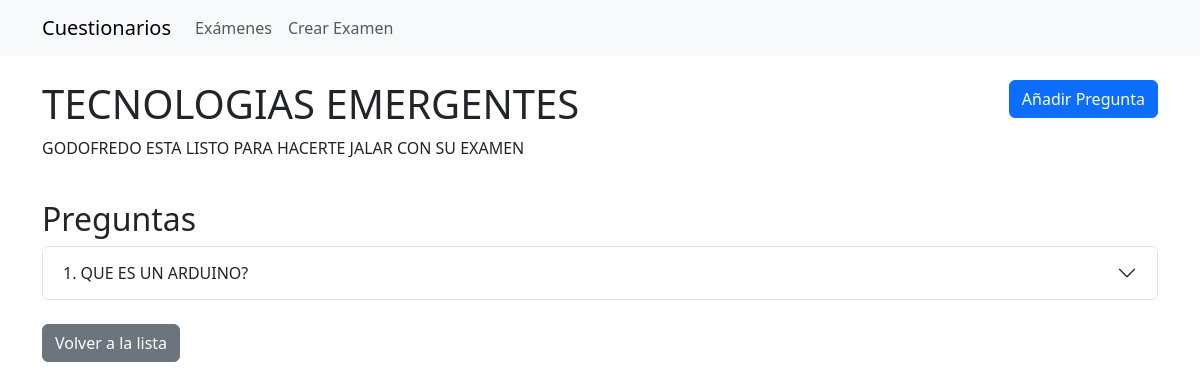
/exam/3/, run on the app's committed database.
### quiz/models.py (models this page shows, shortened)
class Exam(models.Model):
    title = models.CharField(max_length=200, verbose_name="Título")
    description = models.TextField(blank=True, verbose_name="Descripción")
    created_date = models.DateTimeField(auto_now_add=True)

class Question(models.Model):
    exam = models.ForeignKey(Exam, on_delete=models.CASCADE, related_name='questions')
    text = models.TextField(verbose_name="Texto de la pregunta")

### quiz/views.py (the view)
# urls.py: path('exam/<int:exam_id>/', views.exam_detail, name='exam_detail'),
def exam_detail(request, exam_id):
    exam = get_object_or_404(Exam, id=exam_id)
    questions = exam.questions.all().prefetch_related('choices')
    return render(request, 'quiz/exam_detail.html', {'exam': exam, 'questions': questions})

### quiz/templates/quiz/exam_detail.html (shortened to what this page needs)
{% extends "base.html" %}
{% block content %}
<div class="row mb-4">
    <div class="col-md-8">
        <h1>{{ exam.title }}</h1>
        <p>{{ exam.description }}</p>
    </div>
    <div class="col-md-4 text-end">
        <a href="{% url 'question_create' exam.id %}" class="btn btn-primary">Añadir Pregunta</a>
    </div>
</div>
<div class="mb-4">
    <h2>Preguntas</h2>
    {% if questions %}
        <div class="accordion" id="accordionQuestions">
            {% for question in questions %}
                <div class="accordion-item">
                    <h2 class="accordion-header">
                        <button class="accordion-button collapsed" type="button" data-bs-toggle="collapse" data-bs-target="#collapse{{ question.id }}">
                            {{ forloop.counter }}. {{ question.text }}
                        </button>
                    </h2>
                </div>
            {% endfor %}
        </div>
    {% else %}
        <div class="alert alert-info">
            Este examen no tiene preguntas todavía.
            <a href="{% url 'question_create' exam.id %}">Añade la primera pregunta</a>
        </div>
    {% endif %}
</div>
<div>
    <a href="{% url 'exam_list' %}" class="btn btn-secondary">Volver a la lista</a>
</div>
{% endblock %}

### data on the page
Exam: title "TECNOLOGIAS EMERGENTES", description "GODOFREDO ESTA LISTO PARA HACERTE JALAR CON SU EXAMEN"
Question: text "QUE ES UN ARDUINO?"
